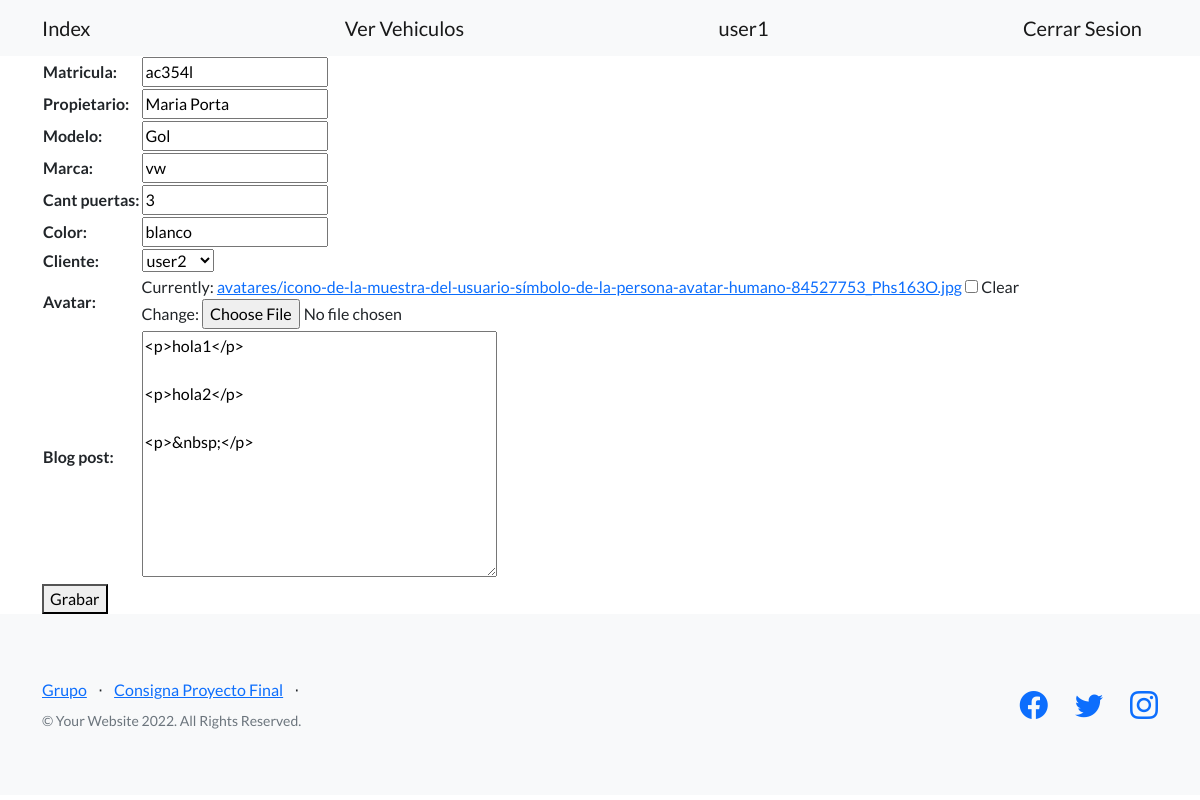
The page /avanzado/vehiculos/editar/2 (signed in) on the database its author committed.
### avanzado/models.py (models this page shows, shortened)
class Vehiculo(models.Model):
    matricula = models.CharField(max_length=20)
    propietario = models.CharField(max_length=20)
    modelo = models.CharField(max_length=20)
    marca  = models.CharField(max_length=20)
    cant_puertas = models.IntegerField()
    color = models.CharField(max_length=20)
    chasis = models.CharField(max_length=20)
    avatar = models.ImageField(upload_to='avatares', null=True, blank=True)#
    cliente = models.OneToOneField(User, on_delete=models.CASCADE)###problema###
    blog_post=RichTextField(null=True)

### avanzado/views.py (the view)
# urls.py: path('vehiculos/editar/<int:pk>', views.EditarVehiculo.as_view(), name='editar_vehiculo'),
class EditarVehiculo(LoginRequiredMixin, UpdateView):
    model  = Vehiculo
    success_url = '/avanzado/vehiculos/'
    template_name = 'avanzado/editar_vehiculo.html'
    fields = ['matricula', 'propietario', 'modelo', 'marca', 'cant_puertas', 'color', 'cliente', 'avatar', 'blog_post']    #

### avanzado/templates/avanzado/editar_vehiculo.html (shortened to what this page needs)
{% extends 'padres/base.html' %}
{% block mi_contenido %}
<form action={% url 'editar_vehiculo' vehiculo.id %} method="POST" enctype="multipart/form-data">
    <table>
        {{form}}
    </table>
    <button>Grabar</button>
</form>
{% endblock mi_contenido %}

### home/templates/padres/base.html (shortened to what this page needs)
<!DOCTYPE html>
<html lang="en">
    <head>
        {% load static %}
        <link href="https://cdn.jsdelivr.net/npm/bootstrap-icons@1.5.0/font/bootstrap-icons.css" rel="stylesheet" type="text/css" />
        <link href={% static 'css/styles.css'%} rel="stylesheet" />
    </head>
    <body>
        <nav class="navbar navbar-light bg-light static-top">
            <div class="container">
                <a class="navbar-brand" href={% url 'index' %}>Index</a>
                <a class="navbar-brand" href={% url 'ver_vehiculos' %}>Ver Vehiculos</a>
                {% if request.user.is_authenticated %}
                    <a class="navbar-brand" href={% url 'perfil' %}>{{request.user.username}}</a>
                    <a class="navbar-brand" href={% url 'logout' %}>Cerrar Sesion</a>
                {% else %}
                    <a class="navbar-brand" href={% url 'login' %}>Iniciar Sesion</a>
                    <a class="navbar-brand" href={% url 'registrar' %}>Registrarse</a>
                {% endif %}
            </div>
        </nav>
        <div class="container">
        {% block mi_contenido %}
        {% endblock mi_contenido %}
        </div>
        <footer class="footer bg-light">
            <div class="container">
                <div class="row">
                    <div class="col-lg-6 h-100 text-center text-lg-start my-auto">
                        <ul class="list-inline mb-2">
                            <li class="list-inline-item"><a href={% url 'about' %}>Grupo</a></li>
                            <li class="list-inline-item">⋅</li>
                            <li class="list-inline-item"><a href={% url 'consignas' %}>Consigna Proyecto Final</a></li>
                            <li class="list-inline-item">⋅</li>
                        </ul>
                        <p class="text-muted small mb-4 mb-lg-0">&copy; Your Website 2022. All Rights Reserved.</p>
                    </div>
                    <div class="col-lg-6 h-100 text-center text-lg-end my-auto">
                        <ul class="list-inline mb-0">
                            <li class="list-inline-item me-4">
                                <a href="https://developers.facebook.com/docs/"><i class="bi-facebook fs-3"></i></a>
                            </li>
                            <li class="list-inline-item me-4">
                                <a href="https://help.twitter.com/"><i class="bi-twitter fs-3"></i></a>
                            </li>
                            <li class="list-inline-item">
                                <a href="https://help.instagram.com"><i class="bi-instagram fs-3"></i></a>
                            </li>
                        </ul>
                    </div>
                </div>
            </div>
        </footer>
    </body>
</html>

### rows shown on the page
Vehiculo: matricula "ac354l", propietario "Maria Porta", modelo "Gol", marca "vw", cant_puertas "3", color "blanco", cliente "user2", blog_post "<p>hola1</p> <p>hola2</p> <p>&nbsp;</p>"

### other values the page prints
{{ request.user.username }} "user1"
